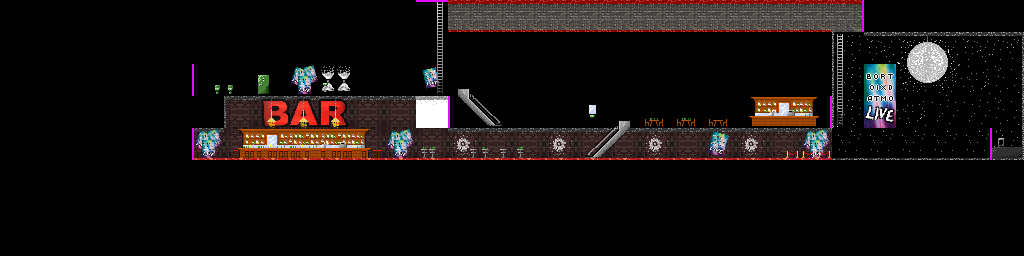

Rendered tile map (Tiled .tmx) drawn with the repository's tilesets; below, a short description and the map source with its tile grids summarised:
An orthogonal 32x8 tile map with 32x32 px tiles, 6 tile layers (Background 1, Inventory, Furniture, Stuff on Stuff, ...), 1 hidden layer not drawn, 4 tilesets and 14 objects (8x transport, 2x guest, player_ticket, guard, player_without_ticket).

<map version="1.0" orientation="orthogonal" width="32" height="8" tilewidth="32" tileheight="32">
 <tileset firstgid="1" name="test-tiles" tilewidth="32" tileheight="32">
  <image source="test-tiles.png" width="414" height="414" />
 </tileset>
 <tileset firstgid="145" name="collision_tiles" tilewidth="32" tileheight="32">
  <image source="collision_tiles.png" width="128" height="128" />
  <tile id="8">
   <properties>
    <property name="collision" value="left" />
   </properties>
  </tile>
  <tile id="11">
   <properties>
    <property name="collision" value="right" />
   </properties>
  </tile>
 </tileset>
 <tileset firstgid="161" name="foreground" tilewidth="32" tileheight="32">
  <image source="foreground.png" width="256" height="256" />
 </tileset>
 <tileset firstgid="417" name="Backgrounds" tilewidth="32" tileheight="32">
  <image source="Backgrounds.png" width="512" height="512" />
 </tileset>
 <layer name="Background 1" width="32" height="8">
  <properties>
   <property name="type" value="bg" />
  </properties>
  <data>[256 cells, 113 non-empty, 32 distinct tile ids]</data>
 </layer>
 <layer name="Shadow" width="32" height="8" visible="0">
  <properties>
   <property name="type" value="bg" />
  </properties>
  <data>[256 cells, 31 non-empty, 7 distinct tile ids]</data>
 </layer>
 <layer name="Inventory" width="32" height="8">
  <properties>
   <property name="type" value="bg" />
  </properties>
  <data>[256 cells, 49 non-empty, 37 distinct tile ids]</data>
 </layer>
 <layer name="Furniture" width="32" height="8">
  <properties>
   <property name="type" value="bg" />
  </properties>
  <data>[256 cells, 24 non-empty, 22 distinct tile ids]</data>
 </layer>
 <layer name="Stuff on Stuff" width="32" height="8">
  <properties>
   <property name="type" value="bg" />
  </properties>
  <data>[256 cells, 8 non-empty, 7 distinct tile ids]</data>
 </layer>
 <objectgroup name="Entities" width="32" height="8">
  <properties>
   <property name="type" value="entity" />
  </properties>
  <object type="player_ticket" x="202" y="137" width="11" height="12">
   <properties>
    <property name="" value="" />
   </properties>
   <ellipse />
  </object>
  <object type="guard" x="294" y="138" width="13" height="11">
   <ellipse />
  </object>
  <object type="guest" x="369" y="140" width="7" height="8">
   <ellipse />
  </object>
  <object type="guest" x="331" y="137" width="7" height="11">
   <ellipse />
  </object>
  <object type="player_without_ticket" x="274" y="136" width="5" height="9">
   <ellipse />
  </object>
  <object type="transport" x="586" y="146" width="11" height="9">
   <properties>
    <property name="key" value="elev_bottom" />
    <property name="target" value="elev_top" />
    <property name="text" value="use elevator" />
   </properties>
  </object>
  <object type="transport" x="618" y="112" width="11" height="11">
   <properties>
    <property name="key" value="elev_top" />
    <property name="target" value="elev_bottom" />
    <property name="text" value="use elevator" />
   </properties>
  </object>
  <object type="transport" x="435" y="83" width="8" height="9">
   <properties>
    <property name="key" value="leader_bottom" />
    <property name="target" value="leader_top" />
    <property name="text" value="use leader" />
   </properties>
  </object>
  <object type="transport" x="435" y="11" width="22" height="15">
   <properties>
    <property name="key" value="leader_top" />
    <property name="target" value="leader_bottom" />
    <property name="text" value="use leader" />
   </properties>
  </object>
  <object x="440" y="15" width="1" />
  <object type="transport" x="458" y="85" width="9" height="10">
   <properties>
    <property name="key" value="elev1_top" />
    <property name="target" value="elev1_bottom" />
    <property name="text" value="use stairs" />
   </properties>
  </object>
  <object type="transport" x="487" y="113" width="11" height="11">
   <properties>
    <property name="key" value="elev1_bottom" />
    <property name="target" value="elev1_top" />
    <property name="text" value="use stairs" />
   </properties>
  </object>
  <object type="transport" x="822" y="19" width="20" height="12">
   <properties>
    <property name="key" value="leader1_top" />
    <property name="target" value="leader1_bottom" />
    <property name="text" value="use leader" />
   </properties>
  </object>
  <object type="transport" x="838" y="115" width="6" height="44">
   <properties>
    <property name="key" value="leader1_bottom" />
    <property name="target" value="leader1_top" />
    <property name="text" value="use leader" />
   </properties>
  </object>
 </objectgroup>
 <layer name="Foreground 1" width="32" height="8">
  <properties>
   <property name="type" value="fg" />
  </properties>
  <data>[256 cells, 9 non-empty, 9 distinct tile ids]</data>
 </layer>
 <layer name="Collision" width="32" height="8">
  <properties>
   <property name="type" value="collision" />
  </properties>
  <data>[256 cells, 8 non-empty, 4 distinct tile ids]</data>
 </layer>
</map>